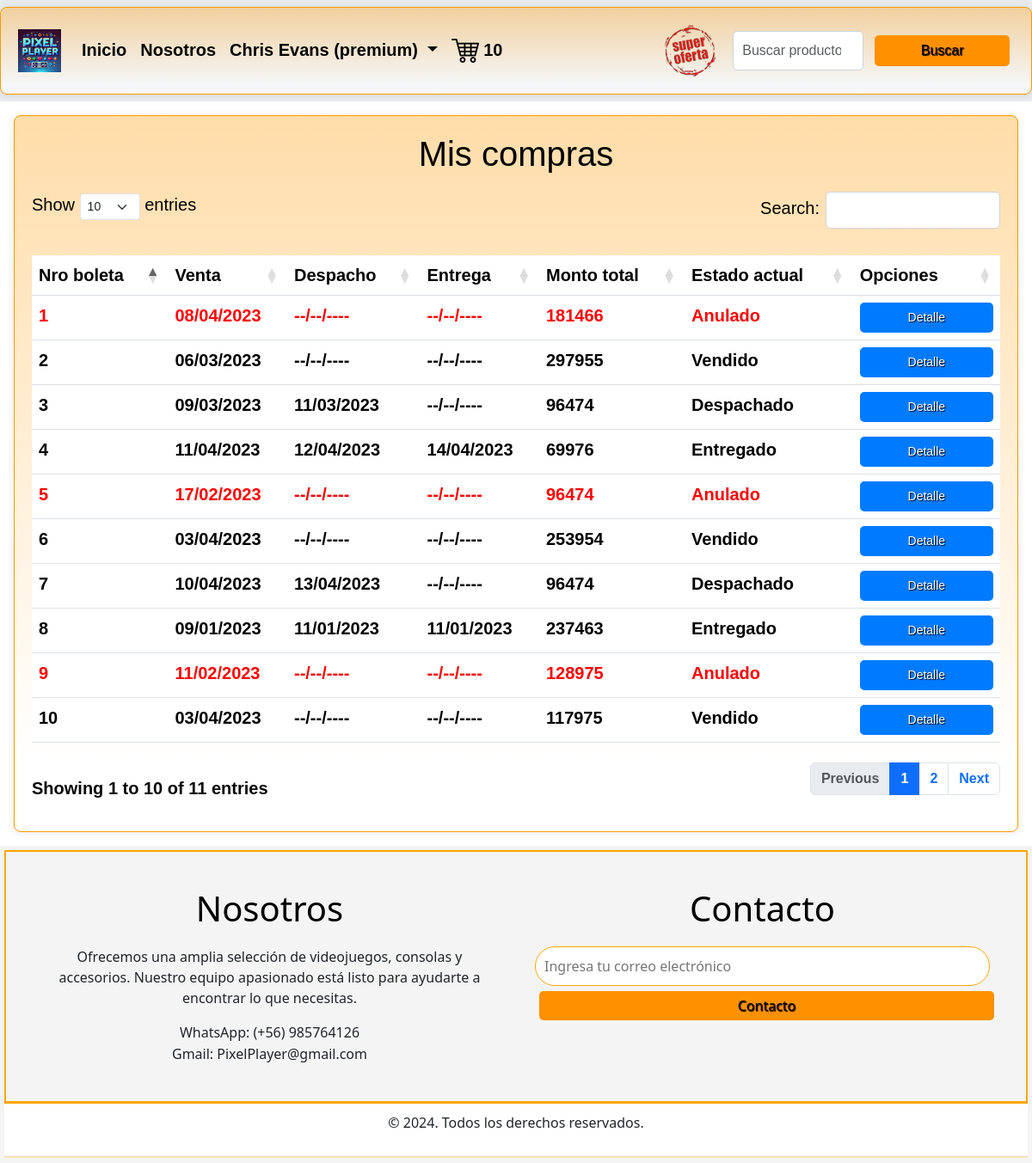
The page /miscompras (signed in) on the database its author committed.
### core/models.py (models this page shows, shortened)
class Boleta(models.Model):
    ESTADO_CHOICES = [
        ('Anulado', 'Anulado'),
        ('Vendido', 'Vendido'),
        ('Despachado', 'Despachado'),
        ('Entregado', 'Entregado'),
    ]
    nro_boleta = models.IntegerField(primary_key=True, blank=False, null=False, verbose_name='Nro boleta')
    cliente = models.ForeignKey(Perfil, on_delete=models.DO_NOTHING)
    monto_sin_iva = models.IntegerField(blank=False, null=False, verbose_name='Monto sin IVA')
    iva = models.IntegerField(blank=False, null=False, verbose_name='IVA')
    total_a_pagar = models.IntegerField(blank=False, null=False, verbose_name='Total a pagar')
    fecha_venta = models.DateField(blank=False, null=False, verbose_name='Fecha de venta')
    fecha_despacho = models.DateField(blank=True, null=True, verbose_name='Fecha de despacho')
    fecha_entrega = models.DateField(blank=True, null=True, verbose_name='Fecha de entrega')
    estado = models.CharField(choices=ESTADO_CHOICES, max_length=50, blank=False, null=False, verbose_name='Estado')
    class Meta:
        db_table = 'Boleta'
        verbose_name = "Boleta"
        verbose_name_plural = "Boletas"

### core/views.py (the view)
# urls.py: path('miscompras', miscompras, name='miscompras'),
@user_passes_test(es_cliente_autenticado_y_activo)
def miscompras(request):
    boletas = Boleta.objects.filter(cliente=request.user.perfil)
    historial=[]
    for boleta in boletas:
        boleta_historial = {
            'nro_boleta': boleta.nro_boleta,
            'fecha_venta': boleta.fecha_venta,
            'fecha_despacho': boleta.fecha_despacho,
            'fecha_entrega': boleta.fecha_entrega,
            'total_a_pagar': boleta.total_a_pagar,
            'estado': boleta.estado,
        }
        historial.append(boleta_historial)
    context = {
        'historial': historial
    }
    return render(request, 'core/miscompras.html', context)

### core/context_processors.py (called while the page is built, shortened)
def obtener_datos_usuario(request):
    first_name = ''
    last_name = ''
    if request.user.is_authenticated:
        usuario = User.objects.get(pk=request.user.pk)
        first_name = usuario.first_name
        last_name = usuario.last_name
    return first_name, last_name

def obtener_datos_carrito(request):
    cantidad_productos = 0
    mostrar_carrito = False
    if request.user.is_authenticated:
        usuario = User.objects.get(pk=request.user.pk)
        if request.user.perfil.tipo_usuario == 'Cliente':
            cantidad_productos = Carrito.objects.filter(cliente=request.user.perfil).count()
            mostrar_carrito = cantidad_productos > 0
    return mostrar_carrito, cantidad_productos

def get_and_clean_session_variable(request, name):
    value = ''
    if name in request.session:
        value = request.session.get(name)
        request.session[name] = ''
    return value

def obtener_mensajes(request):
    html_messages = ''
    tipo_mensajes = []
    lista_mensajes = list(messages.get_messages(request))
    html_form_errors = get_and_clean_session_variable(request, 'backend_html_form_errors')
    titulo = html_form_errors != '' or len(lista_mensajes) > 1
    mensajes = SafeString(html_messages + html_form_errors)
    tipo_mensaje = ''
    if html_form_errors != '' or 'error' in tipo_mensajes:
        tipo_mensaje = 'error'
    elif 'success' in tipo_mensajes:
        tipo_mensaje = 'success'
    elif 'info' in tipo_mensajes:
        tipo_mensaje = 'info'
    return mensajes, tipo_mensaje

def global_render(request):
    first_name, last_name = obtener_datos_usuario(request)
    mostrar_carrito, cantidad_productos = obtener_datos_carrito(request)
    mensajes, tipo_mensaje = obtener_mensajes(request)
    return {
        'mostrar_carrito': mostrar_carrito,
        'cantidad_productos': cantidad_productos,
        'first_name': first_name,
        'last_name': last_name,
        'backend_messages': mensajes,
        'backend_message_type': tipo_mensaje,
    }

### core/templatetags/custom_filters.py (called while the page is built)
@register.filter
def formatear_fecha(value):
    if value == None:
        value = '--/--/----'
    else:
        value = value.strftime("%d/%m/%Y")
    return f'{value}'

### core/views.py (called while the page is built)
def es_cliente_autenticado_y_activo(user):
    return (not user.is_staff and not user.is_superuser) and user.is_authenticated and user.is_active

### core/templates/core/miscompras.html
{% extends 'core/base.html' %}
{% load static %}
{% load custom_filters %}
{% block content %}
<div class="container-fluid">
    <h1>Mis compras</h1>
    <table id="tabla-principal" class="table table-hover">
        <thead>
            <tr>
                <th> Nro boleta </th>
                <th> Venta </th>
                <th> Despacho </th>
                <th> Entrega </th>
                <th> Monto total </th>
                <th> Estado actual </th>
                <th> Opciones </th>
            </tr>
        </thead>
        <tbody>
            {% for boleta in historial %}
                {% if boleta.estado == 'Anulado' %}
                    <tr class="letra-boleta-anulada">
                {% else %}
                    <tr>
                {% endif %}
                    <td> {{ boleta.nro_boleta }} </td>
                    <td> {{ boleta.fecha_venta|formatear_fecha }} </td>
                    <td> {{ boleta.fecha_despacho|formatear_fecha }} </td>
                    <td> {{ boleta.fecha_entrega|formatear_fecha }} </td>
                    <td> {{ boleta.total_a_pagar }} </td>
                    <td> {{ boleta.estado }} </td>
                    <td>
                        <a href="{% url 'boleta' boleta.nro_boleta %}" class="btn btn-sm btn-primary">Detalle</a>
                    </td>
                </tr>
            {% endfor %}
        </tbody>
    </table>
</div>
{% endblock content %}

### core/templates/core/base.html (shortened to what this page needs)
{% load static %}
<!DOCTYPE html>
<html lang="es">
<head>
    <link type="text/css" rel="stylesheet" href="https://cdn.jsdelivr.net/npm/bootstrap@5.3.0/dist/css/bootstrap.min.css" />
    <link type="text/css" rel="stylesheet" href="https://cdn.datatables.net/1.13.4/css/dataTables.bootstrap5.min.css" />
    <link type="text/css" rel="stylesheet" href="https://cdnjs.cloudflare.com/ajax/libs/animate.css/4.1.1/animate.min.css" />
    <link type="text/css" rel="stylesheet" href="{% static 'core/css/base.css' %}">
    <link type="text/css" rel="stylesheet" href="{% static 'core/css/style.css' %}">
    <link type="text/css" rel="stylesheet" href="{% static 'core/css/page-layout.css' %}">
    <link href="https://cdn.jsdelivr.net/npm/bootstrap@5.3.3/dist/css/bootstrap.min.css" rel="stylesheet">
    <link rel="stylesheet" href="{% static 'core/css/style.css' %}">
    {% block stylesheet %}
    <link type="text/css" rel="stylesheet" href="{% static 'core/css/registrarme.css' %}">
    {% endblock stylesheet %}
</head>
<body>
  <nav class="navbar navbar-expand-lg bg-body-secondary pagelayout-1">
    <div class="container-fluid">
      <a class="navbar-brand" href="{% url 'inicio' %}">
        <img src="{% static 'core/img/logosup.webp' %}" class="logo-menu-superior" style="height: 50px;;" alt="">
      </a>
      <div class="collapse navbar-collapse" id="navbarSupportedContent">
        <ul class="navbar-nav me-auto mb-2 mb-lg-0">
          <li class="nav-item">
            <a class="nav-link active" aria-current="page" href="{% url 'inicio' %}"> Inicio </a>
          </li>
          <li class="nav-item">
            <a class="nav-link active" aria-current="page" href="{% url 'nosotros' %}"> Nosotros </a>
          </li>
          {% if user.is_authenticated %}
            <li class="nav-item dropdown">
              <a class="nav-link dropdown-toggle" href="#" role="button" data-bs-toggle="dropdown"
                  aria-expanded="false" href="{% url 'ingresar' %}">
                {% if user.is_superuser %}
                  <span class="text-danger fw-bold">
                {% elif user.is_staff %}
                  <span class="text-success fw-bold">
                {% else %}
                  <span>
                {% endif %}
                  {{ first_name }} {{ last_name }}
                  {% if user.perfil.subscrito %}
                    (premium)
                  {% endif %}
                </span>
              </a>
            </li>
          {% endif %}
          {% if mostrar_carrito %}
            <li class="nav-item">
              <a class="nav-link active" aria-current="page" href="{% url 'carrito' %}">
                <img src="{% static 'core/img/carrito.png' %}" width="32px">
                {{ cantidad_productos }}
              </a>
            </li>
          {% endif %}
        </ul>
        <a href="{% url 'premio' %}">
          <img src="{% static 'core/img/soferta.png' %}" style="height: 60px; margin-right: 20px;" alt="">
        </a>
        <form method="post" action="{% url 'inicio' %}" class="d-flex" role="search">
          <input class="form-control me-2" type="search" placeholder="Buscar productos"
              aria-label="Search" id="buscar" id="buscar" name="buscar">
          <button class="btn btn-outline-success" type="submit"> Buscar </button>
        </form>
      </nav>
  <div class="content m-3 pagelayout-2">
    {% block content %}
    {% endblock content %}
  </div>
  <footer class="container-footer" class="menu-inferior pagelayout-3">
      <div class="footer-content">
        <div class="footer-section about">
          <h1 class="logo-text">Nosotros</h1>
          <p>Ofrecemos una amplia selección de videojuegos, consolas y accesorios.
            Nuestro equipo apasionado está listo para ayudarte a encontrar lo que necesitas.</p>
          <div class="contact">
            <span>WhatsApp: (+56) 985764126</span>
            <span> Gmail: PixelPlayer@gmail.com</span>
          </div>
        </div>
        <div class="footer-section contact-form">
          <h1>Contacto</h1>
          <form action="#">
            <input type="email" name="email" class="text-input contact-input" placeholder="Ingresa tu correo electrónico">
            <button type="submit" class="btn btn-primary">Contacto</button>
          </form>
        </div>
      </div>
      <div class="footer-bottom">
        <p>&copy; 2024. Todos los derechos reservados.</p>
      </div>
    <hr>
  </footer>
</body>
</html>

### core/static/core/css/base.css (style rules this page uses)
.logo-menu-superior { height: 40px; }
.table-hover .letra-boleta-anulada td { color: red !important; font-weight: bold !important; }

### core/static/core/css/style.css (style rules this page uses)
body { height: 120vh; background: linear-gradient(to top, #ffffff8e 10%, rgba(255, 255, 255, 0.397) 100%) no-repeat; text-align: center; margin: 0; padding: 0; }
.container-fluid { border: 1px solid #ff9900; border-radius: 20px; padding: 200x; font-family:'Lucida Sans', 'Lucida Sans Regular', 'Lucida Grande', 'Lucida Sans Unicode', Geneva, Verdana, sans-serif; box-shadow: 0 4px 8px rgba(40, 51, 51, 0.411); font-weight: bold; font-size: 20px; color: #070707; text-shadow: 1px #000; }
.navbar .navbar-nav .nav-link { color: #050505; }
.container-footer { background-color: #f4f4f4; padding: 5px 5px; text-align: center; }
.footer-content { display: flex; justify-content: space-around; align-items: flex-start; padding: 20px; border: 2px solid orange; text-shadow: 1px 1px 1x #000; }
.footer-section { flex: 1; padding: 20px; border: 1px solid rgba(255, 255, 255, 0); margin: 1px; text-shadow: 1px #000; }
.contact span, .contact-form input { display: block; margin-bottom: 1px; }
.contact-form input { padding: 10px; width: 100%; border: 1px solid orange; border-radius: 200px; text-shadow: 1px #000; }
.btn { background:#ebe6e6; color: rgb(0, 0, 0); padding: 5px 40px; border: 2px solid orange; border-radius: 5px; cursor: pointer; text-decoration: none; width: 100%; text-shadow: 1px 1px 1px #000; }
.footer-bottom { background-color: #ffffff; padding: 10px; border-top: 1px solid orange; }
hr { border: 1px solid orange; width: 100%; margin: 1px auto; }

### core/static/core/css/registrarme.css (style rules this page uses)
.container-fluid { background: linear-gradient(to top, #ffffff8e 10%, rgba(255, 153, 1, 0.336) 100%) no-repeat; border-radius: 8px; padding: 20px; box-shadow: 0 1px 10px rgba(0, 0, 0, 0.1); text-align: left; }
h1 { text-align: center; color: #000000; margin-bottom: 20px; }
button { margin: 5px; background-color: #ff9100; color: #000000; border: none; padding: 5px 15px; border-radius: 5px; cursor: pointer; }
button[type="submit"], button[type="reset"], button[id="crear_usuario_prueba"], button[onclick] { background-color: #ff9100; color: #000000; border: none; padding: 5px 15px; border-radius: 5px; cursor: pointer; }
.form-control { border: 1px solid #ced4da; border-radius: 5px; padding: 10px; text-align: left; }
.btn-primary { color: #fff; background-color: #007bff; border-color: #007bff; }

### rows shown on the page
Boleta: fecha_venta "08/04/2023", estado "Anulado"
Boleta: fecha_venta "06/03/2023", estado "Vendido"
Boleta: fecha_venta "09/03/2023", fecha_despacho "11/03/2023", estado "Despachado"
Boleta: fecha_venta "11/04/2023", fecha_despacho "12/04/2023", fecha_entrega "14/04/2023", estado "Entregado"
Boleta: fecha_venta "17/02/2023", estado "Anulado"
Boleta: fecha_venta "03/04/2023", estado "Vendido"
Boleta: fecha_venta "10/04/2023", fecha_despacho "13/04/2023", estado "Despachado"
Boleta: fecha_venta "09/01/2023", fecha_despacho "11/01/2023", fecha_entrega "11/01/2023", estado "Entregado"
Boleta: fecha_venta "11/02/2023", estado "Anulado"
Boleta: fecha_venta "03/04/2023", estado "Vendido"

### other values the page prints
{{ first_name }} "Chris"
{{ last_name }} "Evans"
{{ cantidad_productos }} "10"
{{ boleta.nro_boleta }} "1" "2" "3" "4" "5" "6" "7" "8" "9" "10"
{{ boleta.fecha_despacho|formatear_fecha }} "--/--/----" "--/--/----" "--/--/----" "--/--/----" "--/--/----" "--/--/----"
{{ boleta.fecha_entrega|formatear_fecha }} "--/--/----" "--/--/----" "--/--/----" "--/--/----" "--/--/----" "--/--/----" "--/--/----" "--/--/----"
{{ boleta.total_a_pagar }} "181466" "297955" "96474" "69976" "96474" "253954" "96474" "237463" "128975" "117975"
